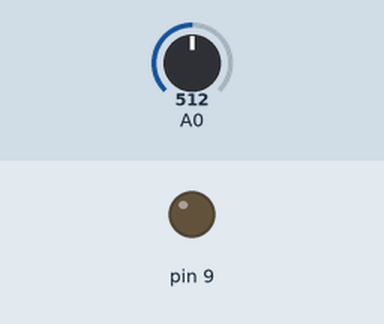
Simulated run of this sketch. Board: Arduino Uno, built with avr-gcc and run on an emulated ATmega328P. Shown: output pins drawn as LEDs (lit = HIGH). The inputs (shaded band) are chosen by the test bench; at power-on: A0 = 512. What the sketch prints to the serial monitor is not drawn.

Above: at 1.2 s.
1.3 s: A0 set to 3
2.8 s: A0 set to 0
At 3.2 s:
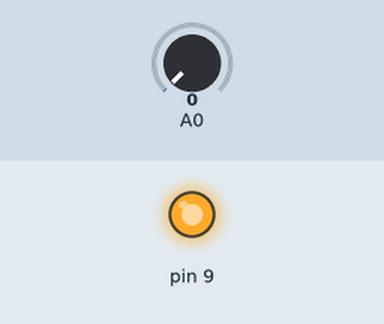
4.3 s: A0 set to 122
At 5.7 s:
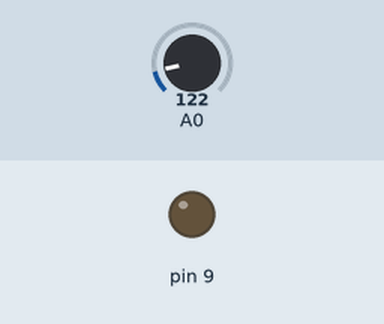
Timing chart, 0 to 7.3 s (numbered marks = the images above; inputs shaded):
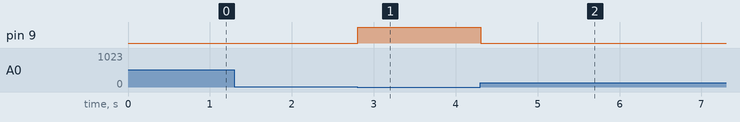

The sketch:

ldr_led_switch_1.ino
```cpp
void setup(){

  Serial.begin(9600);

  pinMode(9,OUTPUT);

}

void loop(){

  int resistance = analogRead(A0);
  Serial.println(resistance);

  if(resistance < 2){
 	digitalWrite(9,HIGH);


  }

  else{
    digitalWrite(9,LOW);
  }

}
```

Measured:
- the behaviour switches between 2 and 1 on A0 (found by bisection; images 0 and 1)
- after the input at 2.8 s, pin 9: LOW → HIGH at once
- after the input at 4.3 s, pin 9: HIGH → LOW at once
